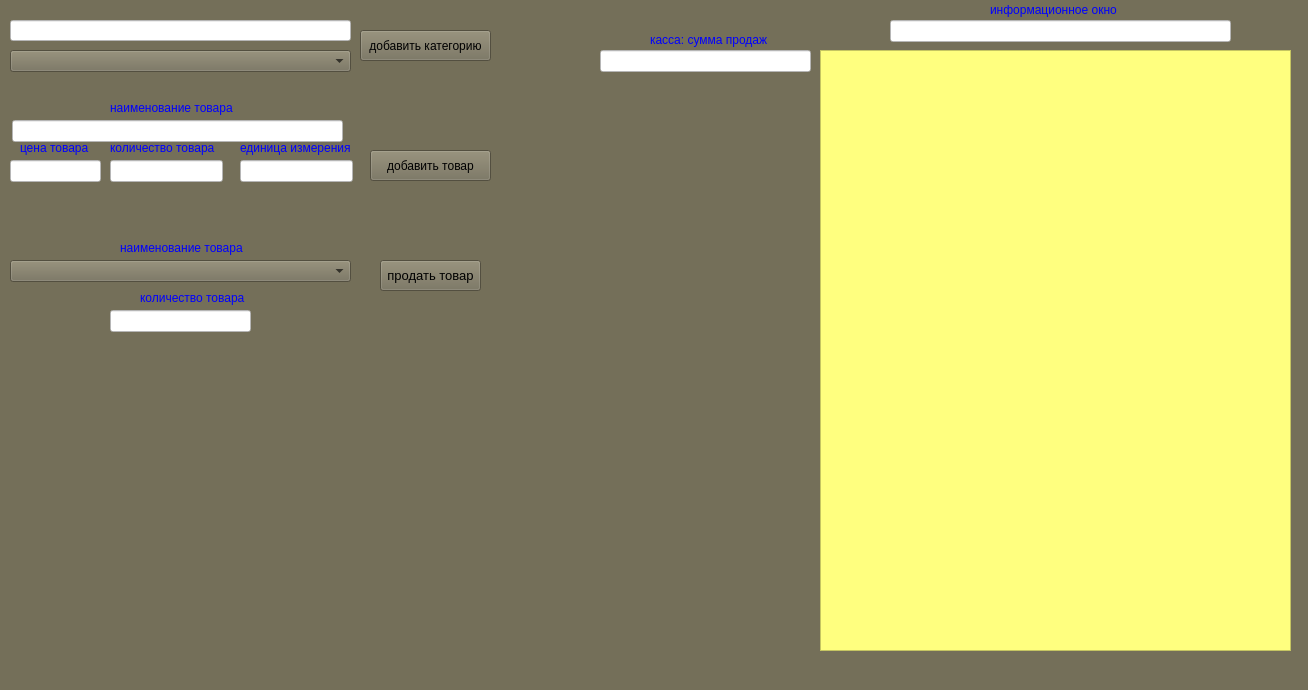
<?xml version="1.0" encoding="UTF-8"?>
<ui version="4.0">
 <class>MainWindow</class>
 <widget class="QMainWindow" name="MainWindow">
  <property name="geometry">
   <rect>
    <x>0</x>
    <y>0</y>
    <width>1308</width>
    <height>690</height>
   </rect>
  </property>
  <property name="windowTitle">
   <string>MainWindow</string>
  </property>
  <property name="styleSheet">
   <string notr="true">background-color: rgb(116, 111, 89);</string>
  </property>
  <widget class="QWidget" name="centralwidget">
   <widget class="QPushButton" name="entercategory">
    <property name="geometry">
     <rect>
      <x>360</x>
      <y>30</y>
      <width>131</width>
      <height>31</height>
     </rect>
    </property>
    <property name="text">
     <string>добавить категорию</string>
    </property>
   </widget>
   <widget class="QLineEdit" name="categoryNameEdit">
    <property name="geometry">
     <rect>
      <x>10</x>
      <y>20</y>
      <width>341</width>
      <height>21</height>
     </rect>
    </property>
    <property name="styleSheet">
     <string notr="true">background-color: rgb(255, 255, 255);</string>
    </property>
   </widget>
   <widget class="QComboBox" name="categoryComboBox">
    <property name="geometry">
     <rect>
      <x>10</x>
      <y>50</y>
      <width>341</width>
      <height>22</height>
     </rect>
    </property>
   </widget>
   <widget class="QPushButton" name="enterproduct">
    <property name="geometry">
     <rect>
      <x>370</x>
      <y>150</y>
      <width>121</width>
      <height>31</height>
     </rect>
    </property>
    <property name="text">
     <string>добавить товар</string>
    </property>
   </widget>
   <widget class="QTableWidget" name="tableWidget">
    <property name="geometry">
     <rect>
      <x>820</x>
      <y>50</y>
      <width>471</width>
      <height>601</height>
     </rect>
    </property>
    <property name="styleSheet">
     <string notr="true">background-color: rgb(255, 255, 127);</string>
    </property>
   </widget>
   <widget class="QLabel" name="label">
    <property name="geometry">
     <rect>
      <x>110</x>
      <y>100</y>
      <width>131</width>
      <height>16</height>
     </rect>
    </property>
    <property name="styleSheet">
     <string notr="true">background-color: rgb(116, 111, 89);
color: rgb(0, 0, 255);</string>
    </property>
    <property name="text">
     <string>наименование товара</string>
    </property>
   </widget>
   <widget class="QLabel" name="label_2">
    <property name="geometry">
     <rect>
      <x>20</x>
      <y>140</y>
      <width>81</width>
      <height>16</height>
     </rect>
    </property>
    <property name="styleSheet">
     <string notr="true">background-color: rgb(116, 111, 89);
color: rgb(0, 0, 255);</string>
    </property>
    <property name="text">
     <string>цена товара</string>
    </property>
   </widget>
   <widget class="QLineEdit" name="productPriceEdit">
    <property name="geometry">
     <rect>
      <x>10</x>
      <y>160</y>
      <width>91</width>
      <height>22</height>
     </rect>
    </property>
    <property name="styleSheet">
     <string notr="true">background-color: rgb(255, 255, 255);</string>
    </property>
   </widget>
   <widget class="QLabel" name="label_3">
    <property name="geometry">
     <rect>
      <x>110</x>
      <y>140</y>
      <width>111</width>
      <height>16</height>
     </rect>
    </property>
    <property name="styleSheet">
     <string notr="true">background-color: rgb(116, 111, 89);
color: rgb(0, 0, 255);</string>
    </property>
    <property name="text">
     <string>количество товара</string>
    </property>
   </widget>
   <widget class="QLineEdit" name="productMuchEdit">
    <property name="geometry">
     <rect>
      <x>110</x>
      <y>160</y>
      <width>113</width>
      <height>22</height>
     </rect>
    </property>
    <property name="styleSheet">
     <string notr="true">background-color: rgb(255, 255, 255);</string>
    </property>
   </widget>
   <widget class="QLabel" name="label_4">
    <property name="geometry">
     <rect>
      <x>240</x>
      <y>140</y>
      <width>111</width>
      <height>16</height>
     </rect>
    </property>
    <property name="styleSheet">
     <string notr="true">background-color: rgb(116, 111, 89);
color: rgb(0, 0, 255);</string>
    </property>
    <property name="text">
     <string>единица измерения</string>
    </property>
   </widget>
   <widget class="QLineEdit" name="productUnitEdit">
    <property name="geometry">
     <rect>
      <x>240</x>
      <y>160</y>
      <width>113</width>
      <height>22</height>
     </rect>
    </property>
    <property name="styleSheet">
     <string notr="true">background-color: rgb(255, 255, 255);</string>
    </property>
   </widget>
   <widget class="QLineEdit" name="infoEdit">
    <property name="geometry">
     <rect>
      <x>890</x>
      <y>20</y>
      <width>341</width>
      <height>22</height>
     </rect>
    </property>
    <property name="styleSheet">
     <string notr="true">background-color: rgb(255, 255, 255);
color: rgb(255, 0, 0);</string>
    </property>
   </widget>
   <widget class="QLabel" name="label_5">
    <property name="geometry">
     <rect>
      <x>120</x>
      <y>240</y>
      <width>131</width>
      <height>16</height>
     </rect>
    </property>
    <property name="styleSheet">
     <string notr="true">background-color: rgb(116, 111, 89);
color: rgb(0, 0, 255);</string>
    </property>
    <property name="text">
     <string>наименование товара</string>
    </property>
   </widget>
   <widget class="QLabel" name="label_6">
    <property name="geometry">
     <rect>
      <x>140</x>
      <y>290</y>
      <width>111</width>
      <height>16</height>
     </rect>
    </property>
    <property name="styleSheet">
     <string notr="true">color: rgb(0, 0, 255);</string>
    </property>
    <property name="text">
     <string>количество товара</string>
    </property>
   </widget>
   <widget class="QLineEdit" name="productMuchSell">
    <property name="geometry">
     <rect>
      <x>110</x>
      <y>310</y>
      <width>141</width>
      <height>22</height>
     </rect>
    </property>
    <property name="styleSheet">
     <string notr="true">background-color: rgb(255, 255, 255);</string>
    </property>
   </widget>
   <widget class="QPushButton" name="sellproduct">
    <property name="geometry">
     <rect>
      <x>380</x>
      <y>260</y>
      <width>101</width>
      <height>31</height>
     </rect>
    </property>
    <property name="font">
     <font>
      <pointsize>10</pointsize>
     </font>
    </property>
    <property name="text">
     <string>продать товар</string>
    </property>
   </widget>
   <widget class="QLabel" name="label_7">
    <property name="geometry">
     <rect>
      <x>990</x>
      <y>0</y>
      <width>151</width>
      <height>20</height>
     </rect>
    </property>
    <property name="styleSheet">
     <string notr="true">background-color: rgb(116, 111, 89);
color: rgb(0, 0, 255);</string>
    </property>
    <property name="text">
     <string>информационное окно</string>
    </property>
   </widget>
   <widget class="QLineEdit" name="boxOffice">
    <property name="geometry">
     <rect>
      <x>600</x>
      <y>50</y>
      <width>211</width>
      <height>22</height>
     </rect>
    </property>
    <property name="styleSheet">
     <string notr="true">background-color: rgb(255, 255, 255);</string>
    </property>
   </widget>
   <widget class="QLabel" name="label_8">
    <property name="geometry">
     <rect>
      <x>650</x>
      <y>30</y>
      <width>121</width>
      <height>20</height>
     </rect>
    </property>
    <property name="styleSheet">
     <string notr="true">background-color: rgb(116, 111, 89);
color: rgb(0, 0, 255);</string>
    </property>
    <property name="text">
     <string>касса: сумма продаж</string>
    </property>
   </widget>
   <widget class="QComboBox" name="productSellComboBox">
    <property name="geometry">
     <rect>
      <x>10</x>
      <y>260</y>
      <width>341</width>
      <height>22</height>
     </rect>
    </property>
   </widget>
   <widget class="QLineEdit" name="productNameEdit">
    <property name="geometry">
     <rect>
      <x>12</x>
      <y>120</y>
      <width>331</width>
      <height>22</height>
     </rect>
    </property>
    <property name="styleSheet">
     <string notr="true">background-color: rgb(255, 255, 255);</string>
    </property>
   </widget>
  </widget>
  <widget class="QMenuBar" name="menubar">
   <property name="geometry">
    <rect>
     <x>0</x>
     <y>0</y>
     <width>1308</width>
     <height>22</height>
    </rect>
   </property>
  </widget>
  <widget class="QStatusBar" name="statusbar"/>
 </widget>
 <resources/>
 <connections/>
</ui>
